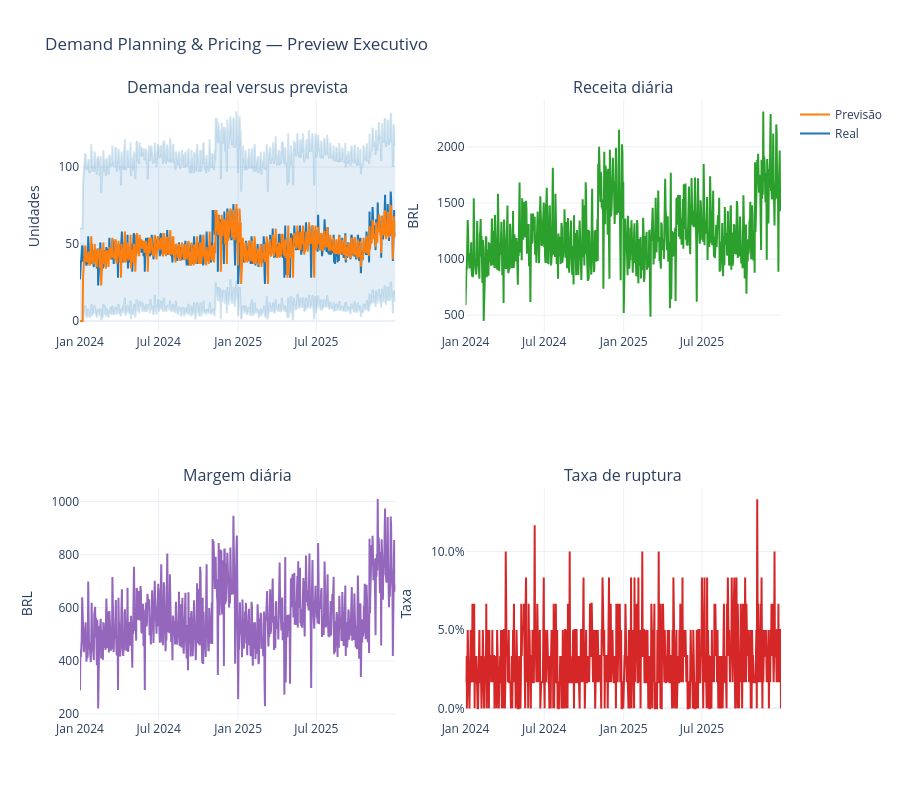

The cell this chart's notebook holds for it:
### Markdown cell above
## Dashboard Executivo

### Code cell
import plotly.graph_objects as go
from plotly.subplots import make_subplots

exec_daily = (
    daily.groupby("date", as_index=False)
    .agg(
        actual=("units_sold", "sum"),
        prediction=("prediction", "sum"),
        lower_bound=("lower_bound", "sum"),
        upper_bound=("upper_bound", "sum"),
        revenue_brl=("revenue_brl", "sum"),
        gross_margin_brl=("gross_margin_brl", "sum"),
        stockout_rate=("stockout_flag", "mean"),
    )
)

fig = make_subplots(
    rows=2,
    cols=2,
    subplot_titles=(
        "Demanda real versus prevista",
        "Receita diária",
        "Margem diária",
        "Taxa de ruptura",
    ),
)

fig.add_trace(
    go.Scatter(
        x=exec_daily["date"],
        y=exec_daily["actual"],
        name="Real",
        line=dict(color="#1f77b4"),
    ), row=1, col=1
)
fig.add_trace(
    go.Scatter(
        x=exec_daily["date"],
        y=exec_daily["upper_bound"],
        name="Limite superior",
        line=dict(color="rgba(31,119,180,0.2)"),
        showlegend=False,
    ), row=1, col=1
)
fig.add_trace(
    go.Scatter(
        x=exec_daily["date"],
        y=exec_daily["lower_bound"],
        name="Limite inferior",
        fill="tonexty",
        fillcolor="rgba(31,119,180,0.12)",
        line=dict(color="rgba(31,119,180,0.2)"),
        showlegend=False,
    ), row=1, col=1
)
fig.add_trace(
    go.Scatter(
        x=exec_daily["date"],
        y=exec_daily["prediction"],
        name="Previsão",
        line=dict(color="#ff7f0e", width=2),
    ), row=1, col=1
)
fig.add_trace(
    go.Scatter(
        x=exec_daily["date"],
        y=exec_daily["revenue_brl"],
        name="Receita",
        line=dict(color="#2ca02c"),
        showlegend=False,
    ), row=1, col=2
)
fig.add_trace(
    go.Scatter(
        x=exec_daily["date"],
        y=exec_daily["gross_margin_brl"],
        name="Margem",
        line=dict(color="#9467bd"),
        showlegend=False,
    ), row=2, col=1
)
fig.add_trace(
    go.Scatter(
        x=exec_daily["date"],
        y=exec_daily["stockout_rate"],
        name="Ruptura",
        line=dict(color="#d62728"),
        showlegend=False,
    ), row=2, col=2
)

fig.update_layout(
    title="Demand Planning & Pricing — Preview Executivo",
    template="plotly_white",
    height=800,
    hovermode="x unified",
)
fig.update_yaxes(title_text="Unidades", row=1, col=1)
fig.update_yaxes(title_text="BRL", row=1, col=2)
fig.update_yaxes(title_text="BRL", row=2, col=1)
fig.update_yaxes(title_text="Taxa", tickformat=".1%", row=2, col=2)

preview_dir = ROOT / "dashboard_preview"
preview_dir.mkdir(exist_ok=True)
fig.write_html(preview_dir / "executive_demand.html", include_plotlyjs="cdn")
fig.show()

### Figure 1 — Plotly figure (JSON) as saved in the notebook; plotly's stock layout.template omitted (floating-point values rounded to 4 significant figures; data arrays with more than 128 entries replaced by an {"elided": "..."} marker saying what was removed)
{"data": [{"line": {"color": "#1f77b4"}, "name": "Real", "type": "scatter", "x": {"elided": "731 str values"}, "xaxis": "x", "y": {"elided": "731 int values"}, "yaxis": "y"}, {"line": {"color": "rgba(31,119,180,0.2)"}, "name": "Limite superior", "showlegend": false, "type": "scatter", "x": {"elided": "731 str values"}, "xaxis": "x", "y": {"elided": "731 float values"}, "yaxis": "y"}, {"fill": "tonexty", "fillcolor": "rgba(31,119,180,0.12)", "line": {"color": "rgba(31,119,180,0.2)"}, "name": "Limite inferior", "showlegend": false, "type": "scatter", "x": {"elided": "731 str values"}, "xaxis": "x", "y": {"elided": "731 float values"}, "yaxis": "y"}, {"line": {"color": "#ff7f0e", "width": 2}, "name": "Previsão", "type": "scatter", "x": {"elided": "731 str values"}, "xaxis": "x", "y": {"elided": "731 float values"}, "yaxis": "y"}, {"line": {"color": "#2ca02c"}, "name": "Receita", "showlegend": false, "type": "scatter", "x": {"elided": "731 str values"}, "xaxis": "x2", "y": {"elided": "731 float values"}, "yaxis": "y2"}, {"line": {"color": "#9467bd"}, "name": "Margem", "showlegend": false, "type": "scatter", "x": {"elided": "731 str values"}, "xaxis": "x3", "y": {"elided": "731 float values"}, "yaxis": "y3"}, {"line": {"color": "#d62728"}, "name": "Ruptura", "showlegend": false, "type": "scatter", "x": {"elided": "731 str values"}, "xaxis": "x4", "y": {"elided": "731 float values"}, "yaxis": "y4"}], "layout": {"annotations": [{"font": {"size": 16}, "showarrow": false, "text": "Demanda real versus prevista", "x": 0.225, "xanchor": "center", "xref": "paper", "y": 1, "yanchor": "bottom", "yref": "paper"}, {"font": {"size": 16}, "showarrow": false, "text": "Receita diária", "x": 0.775, "xanchor": "center", "xref": "paper", "y": 1, "yanchor": "bottom", "yref": "paper"}, {"font": {"size": 16}, "showarrow": false, "text": "Margem diária", "x": 0.225, "xanchor": "center", "xref": "paper", "y": 0.375, "yanchor": "bottom", "yref": "paper"}, {"font": {"size": 16}, "showarrow": false, "text": "Taxa de ruptura", "x": 0.775, "xanchor": "center", "xref": "paper", "y": 0.375, "yanchor": "bottom", "yref": "paper"}], "height": 800, "hovermode": "x unified", "title": {"text": "Demand Planning & Pricing — Preview Executivo"}, "xaxis": {"anchor": "y", "domain": [0, 0.45]}, "xaxis2": {"anchor": "y2", "domain": [0.55, 1]}, "xaxis3": {"anchor": "y3", "domain": [0, 0.45]}, "xaxis4": {"anchor": "y4", "domain": [0.55, 1]}, "yaxis": {"anchor": "x", "domain": [0.625, 1], "title": {"text": "Unidades"}}, "yaxis2": {"anchor": "x2", "domain": [0.625, 1], "title": {"text": "BRL"}}, "yaxis3": {"anchor": "x3", "domain": [0, 0.375], "title": {"text": "BRL"}}, "yaxis4": {"anchor": "x4", "domain": [0, 0.375], "tickformat": ".1%", "title": {"text": "Taxa"}}}}
